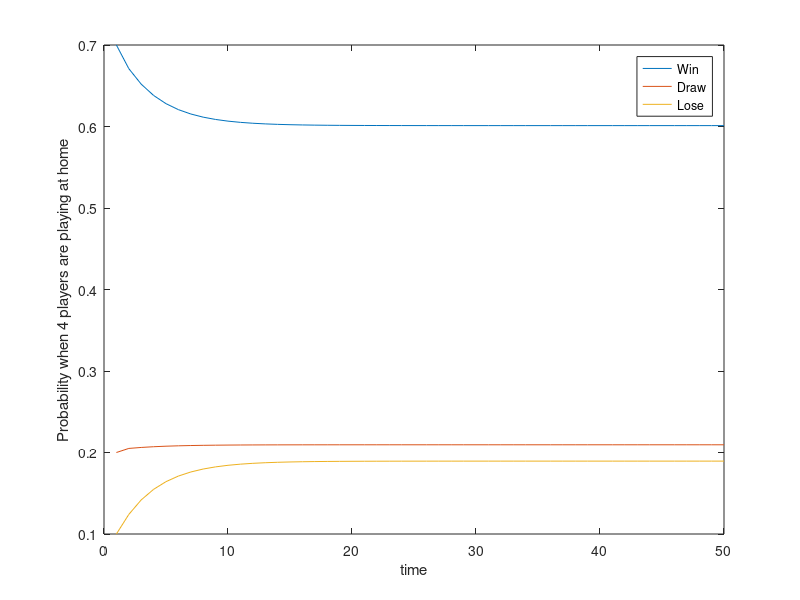

MATLAB code for this plot:
initial_input = [0.7 0.2 0.1];
transition_matrix = [0.77 0.2 .03; 0.66 0.2 .14; 0 .25 .75];
output = zeros (50,3);
t = 1:50;
output(1,:) = initial_input;
for i = 2:50    
    output(i,:) = initial_input * (transition_matrix)^(i-1);
end
Win = output(:,1);
plot(t,Win)
hold on
Draw = output(:,2);
plot(t,Draw)
hold on
Lose = output(:,3);
plot(t,Lose)
legend('show')
legend('Win', 'Draw', 'Lose')
xlabel ('time')
ylabel('Probability when 4 players are playing at home')